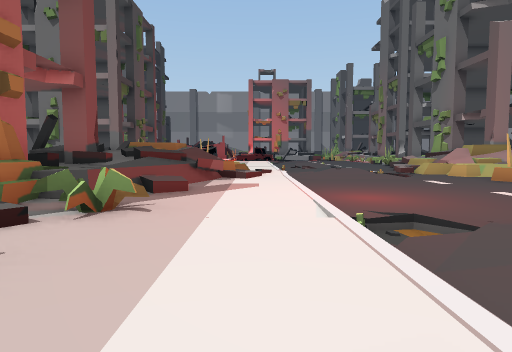
view 1 (above)

24 first-person views from a walk through a Unity game level. The camera is 1.2 m above the floor, tilts 4° down and sees 75° across. The floor is counted in squares, 2 m on a side. Each view is taken from the middle of a square. On the plan, view 1 faces up. The plan holds only what a view shows up to about 10 squares ahead; the rest is blank. The place goes on beyond the plan. The player character is not drawn.

view 2
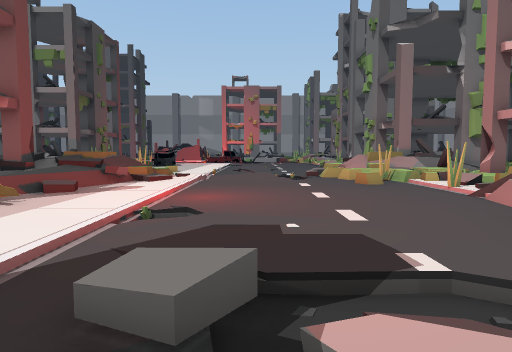

view 3
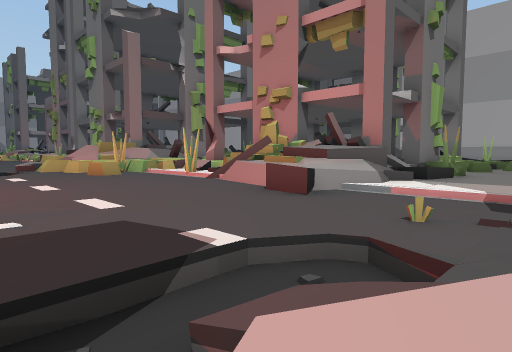

view 4
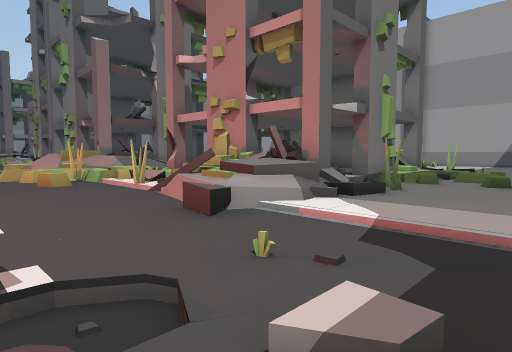

view 5
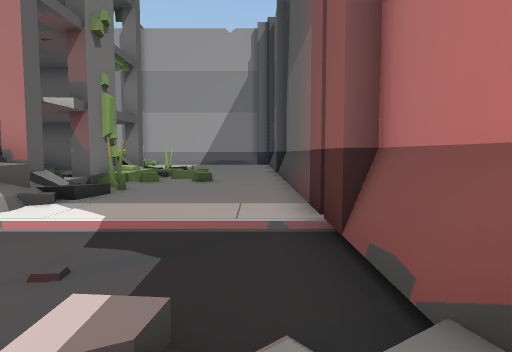

view 6
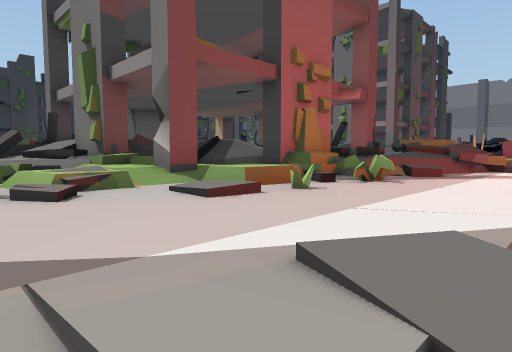

view 7
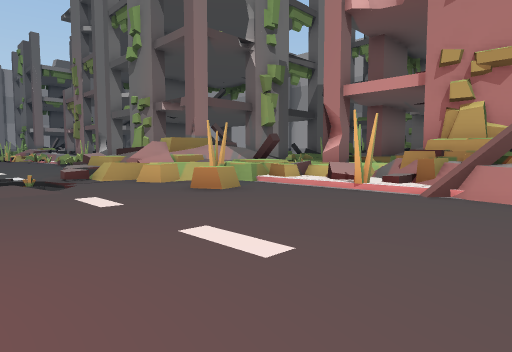

view 8
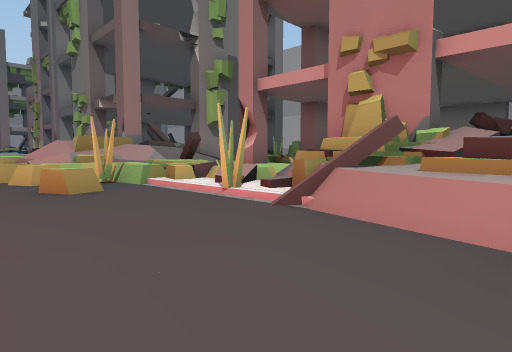

view 9
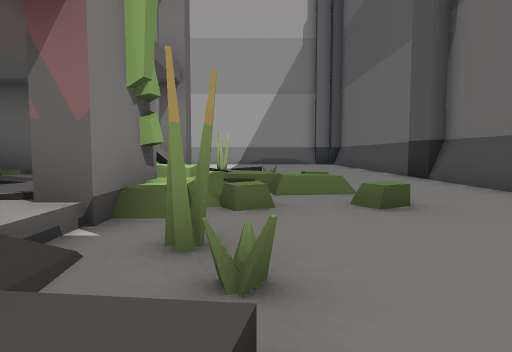

view 10
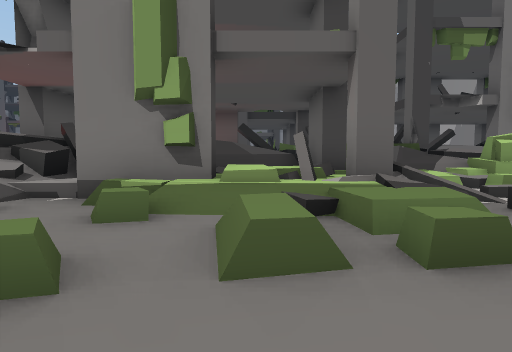

view 11
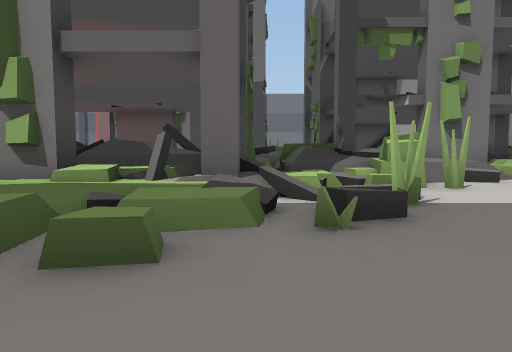

view 12
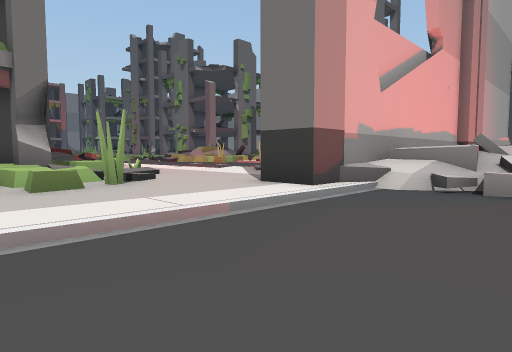

view 13
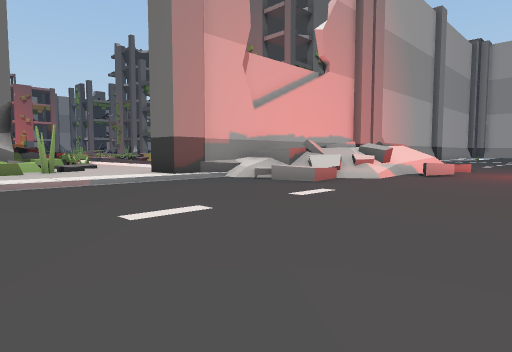

view 14
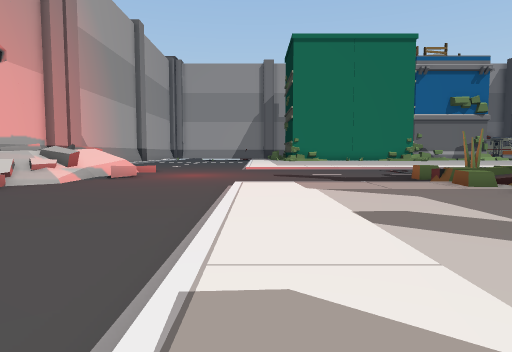

view 15
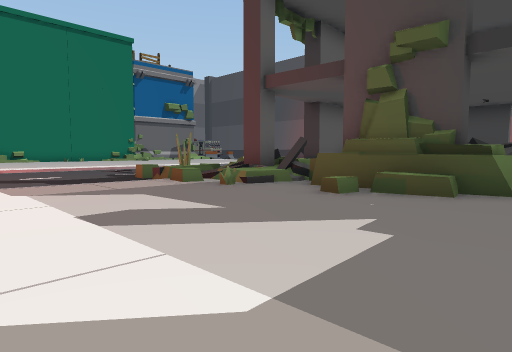

view 16
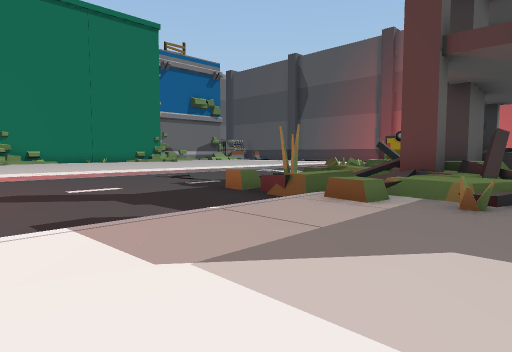

view 17
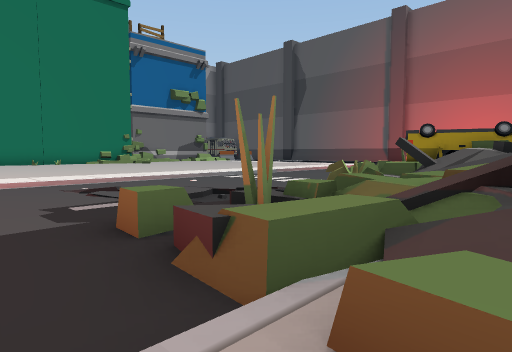

view 18
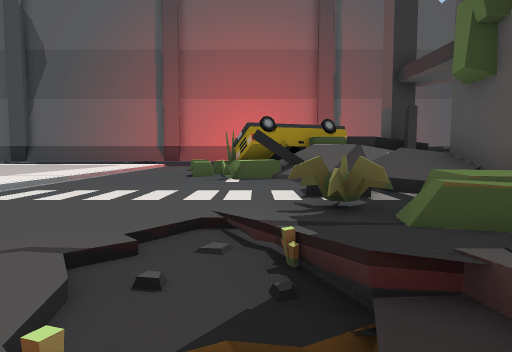

view 19
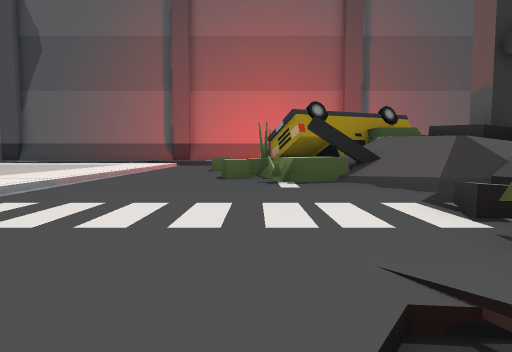

view 20
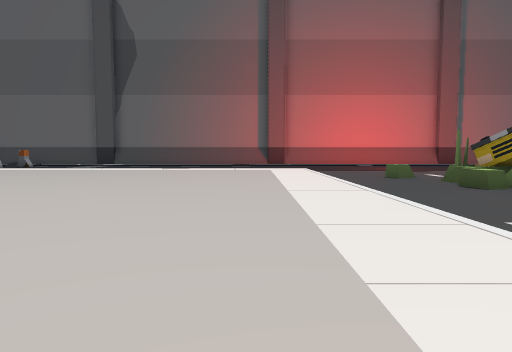

view 21
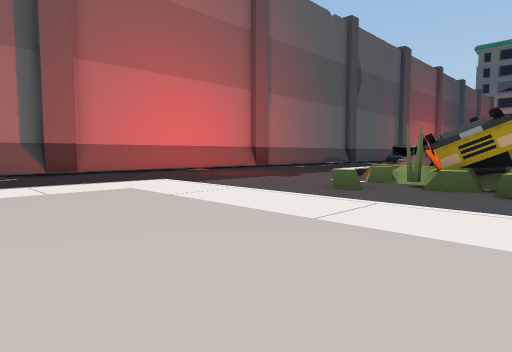

view 22
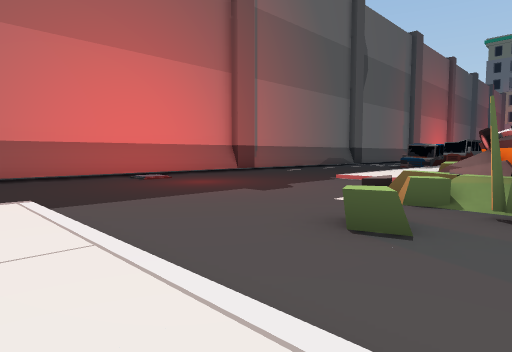

view 23
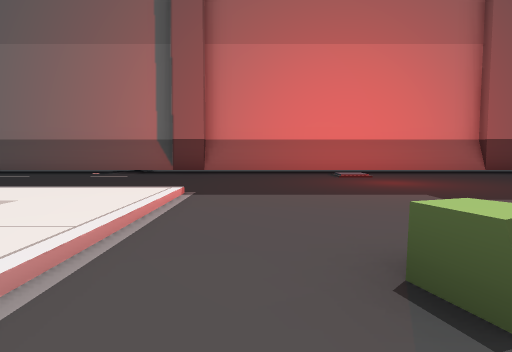

view 24
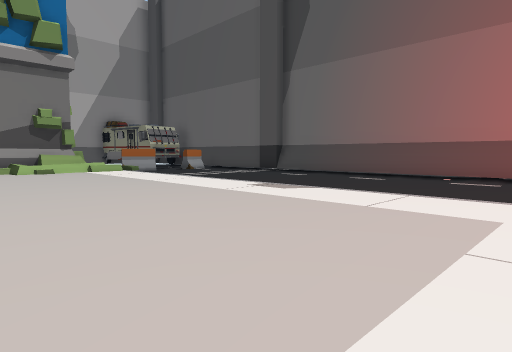

### Floor plan
Key: @ floor where view 1 was taken; # wall or solid block; x gap in a wall; . main floor; : floor 0.25 m higher than the main floor; + floor 0.5 m higher than the main floor; * floor 0.75 m higher than the main floor; % floor 1 m higher than the main floor; & floor 1.25 m higher than the main floor; $ floor 1.5 m higher than the main floor; / step, stairs or slope; = window, fence, low wall or low ledge; ^ raised ledge; v drop or lower ground; B building; O other object.
Columns run from 6 left of view 1 to 20 right of it. Each row starts with its distance up from view 1.
 12            /=#==
 11            /////#
 10     =///../..##=#
  9 #///////.....===BBxB
  8 =##=/=:/......//B  BB BB BB
  7   #=/::/......B:         BB
  6   #%/::/....../BBB    BBB
  5   #=/::/....../B BBB  BB
  4  ##/=:://...../  BB      BB
  3    //:://....// BBBBB BB ::
  2  //*=::/.....B//B/#BB BB/B:
  1  /#//:////....////B:*B*//::
  0  **:::@/^^///./::::::**::::
 -1 =/#/::// / /../::::::::::::
 -2  /:::::/ ///../::::::::::::
 -3 :::::#     ################
 -4 :::::#######
 -5 ......#=$$#
 -6 ......==&$=
 -7 ......=.*==
 -8 .........=^.
 -9 ............
-10 ...........
-11 ...........
-12 :::::::/...
-13 :::::::/....../
-14 :::::::/....../:
-15 :::::::/....../:
-16 :::::=*==...../::
-17  :=^=#*=##..///:::
-18  ^##^=###+//../:::
-19  ##  #===///../::
-20        ###/.../:::
-21       ##=#..../::::
-22       #///..../:::::
-23       v//...../:::::
-24       ##&=..../::::::
-25       ##$#=.../:::::::
-26      #  =OO=../:::::::
-27      == OOOO../::::::::
-28         OO/.=./:::::::::::
-29          ==.../:::::::::::=
-30        /....../:::::::::::/
-31       :/....../:::::::::::
-32       //......///////////
-33        .................
-34         ...............
-35        ...............
-36       ...............
-37       ################

Positions as (right, up) in squares from view 1, and headings:
1: (0, 0), facing up
2: (3, -2), facing up
3: (3, -1), facing up-right
4: (4, -2), facing up-right
5: (4, -2), facing right
6: (1, -2), facing up-left
7: (3, 4), facing up-right
8: (5, 3), facing up-right
9: (10, 1), facing right
10: (15, -2), facing up
11: (17, -2), facing up
12: (-6, -7), facing up-right
13: (-6, -11), facing up-right
14: (-6, -12), facing right
15: (-6, -12), facing down-right
16: (-2, -12), facing down-right
17: (0, -15), facing down-right
18: (4, -17), facing down
19: (5, -19), facing down
20: (10, -19), facing down
21: (12, -25), facing down-left
22: (9, -27), facing down-left
23: (7, -27), facing down
24: (9, -27), facing down-right
